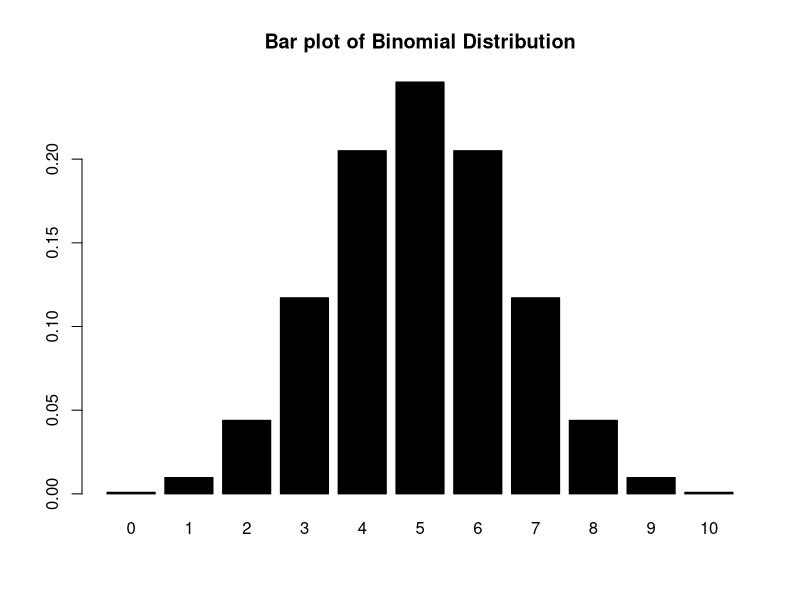
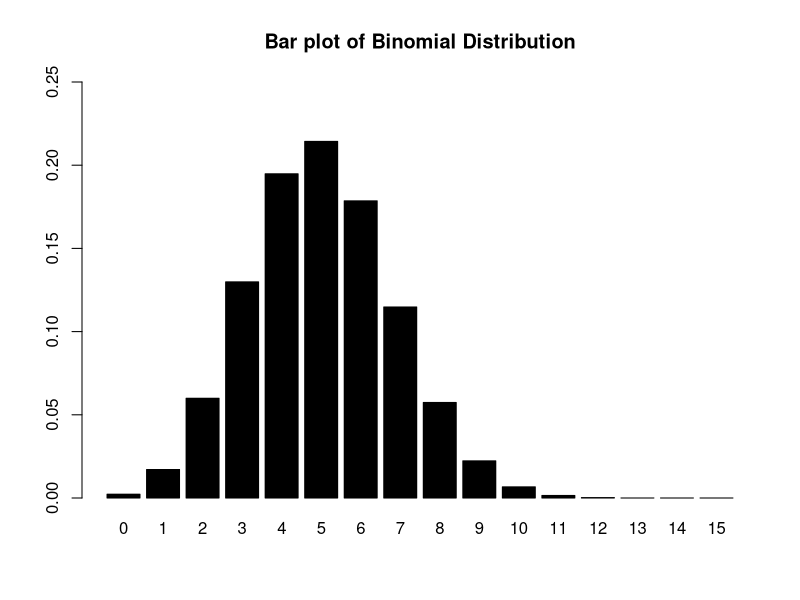
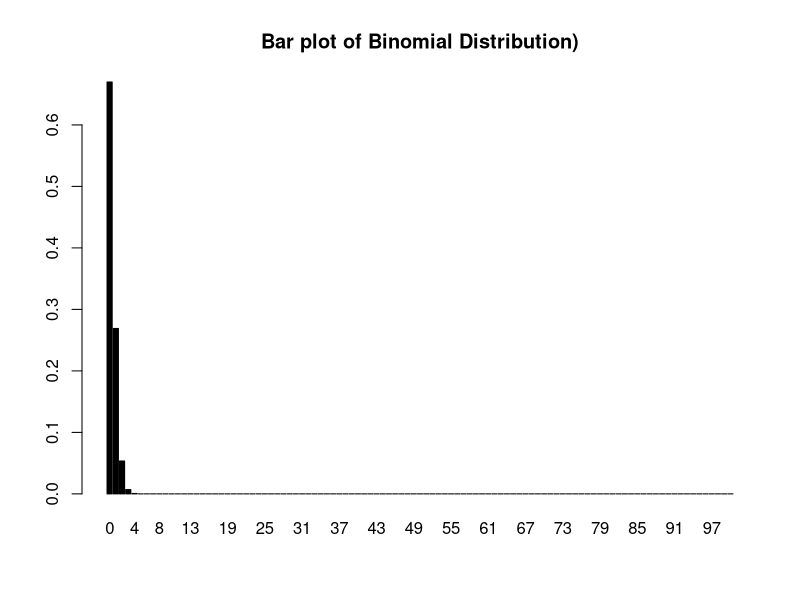

Reproduce these figures in R, in order.
#Lab 3-2

print("Question 1") 
x<-0:10
prob<-dbinom(x,10,.5)
prob
barplot(prob, col = "black", names.arg = x, main = "Bar plot of Binomial Distribution")
print("Probability of no graduates: ")
prob[1]
print("Probability of 1 graduate: ")
prob[2]
print("Probability of at lest 1 graduate: ")
y<-(cumsum(prob))
y[11]-prob[1]

print("Question 2")
x<-0:15
mean<-5
variance<-10/3
q<-variance/mean
p<-1-q
n<-mean/p
prob<-dbinom(x,15,p)
prob
barplot(prob, col = "black", ylim = c(0,.25), names.arg = x, main = "Bar plot of Binomial Distribution")
print("Value of n: ")
n
print("Value of p: ")
p
print("Value of q: ")
q


print("Question 3")
print("Probability of less than 3 accidents occurring: ")
ppois(2,7.6)
print("Probability of exactly 3 accidents occurring: ")
dpois(3,7.6) 

print("Question 4")
x<-0:100
prob<-dbinom(x,100,1/250)
prob
barplot(prob, col = "black", names.arg = x, main = "Bar plot of Binomial Distribution)")
print("Probability of no defective items: ")
prob[1]
print("Probability of exactly 1 defective items: ")
prob[2]
print("Probability of at least 1 defective items: ")
y<-(cumsum(prob))
y[101]-prob[1]
